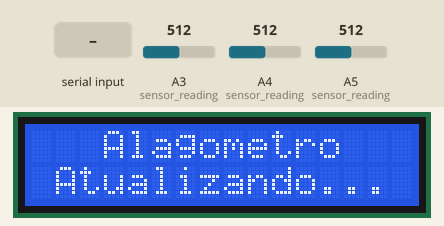
Bench run of a program on a simulated Arduino Uno, built with avr-gcc and run on an emulated ATmega328P. On the bench: 16×2 character LCD. The inputs (shaded band) are chosen by the test bench; at power-on: A3 (sensor_reading) = 512, A5 (sensor_reading) = 512, A4 (sensor_reading) = 512. The modem accepts every AT command (registered, SIM ready, sends succeed) and sends nothing else; what the program prints to the serial monitor is not drawn.

Above: at 6.3 s.
6.4 s: "CLOSED" received over the second serial link
At 7.34 s:
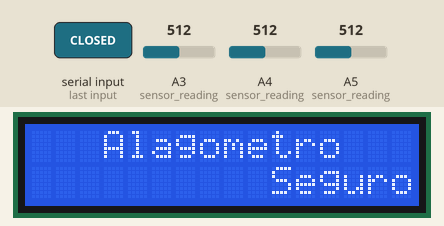
8.7 s: A3 (sensor_reading) set to 531
10.9 s: A3 (sensor_reading) set to 562
At 13.88 s:
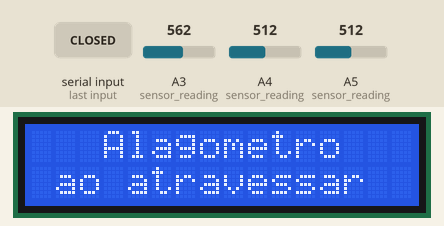
13.9 s: A5 (sensor_reading) set to 537
16.5 s: A5 (sensor_reading) set to 567
At 16.67 s:
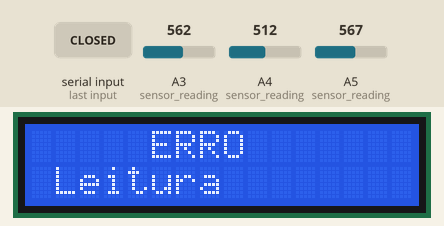
19.5 s: A4 (sensor_reading) set to 538
21.8 s: A4 (sensor_reading) set to 565
At 21.97 s:
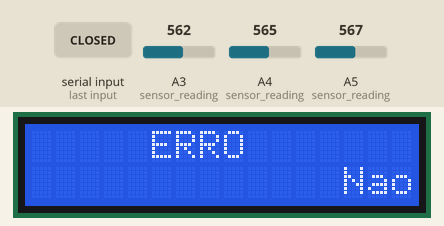
Timing chart, 0 to 24.8 s (numbered marks = the images above; inputs shaded):
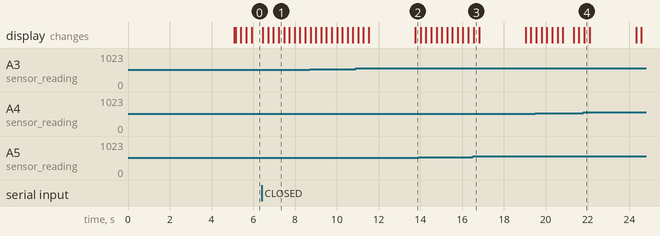

Measured:
- the behaviour switches between 549 and 550 on A3 (sensor_reading) (found by bisection; images 1 and 2)
- the behaviour switches between 549 and 550 on A5 (sensor_reading) (found by bisection; images 2 and 3)
- the behaviour switches between 549 and 550 on A4 (sensor_reading) (found by bisection; images 3 and 4)
- after the input at 10.9 s, the display: first changes after 0.12 s (image 2 shows a later state)
- after the input at 16.5 s, the display: changes after 0.05 s (image 3)
- after the input at 21.8 s, the display: changes at once (image 4)

The program:

main.cpp
```cpp
#include <Arduino.h>
#include <SoftwareSerial.h>
#include <LiquidCrystal.h>

#define RX 10
#define TX 11

SoftwareSerial SerialESP8266(10, 11);
LiquidCrystal lcd(2, 3, 4, 5, 6, 7);

// Wifi settings
String ssid = "SSID";
String password = "SENHA";
bool connection_error = false;

// Api Settings
String location = "0";
String server = "alagometro.herokuapp.com";
String secret = "SEGREDO";

// App settings
String level = "0";
int iterations = 0;
bool debug_mode = true;
int molhado = 550;
bool request_ok = false;
int loop_counter = 0;

// LCD Helpers
int Li          = 16;
int Lii         = 0;
int Ri          = -1;
int Rii         = -1;

void setup()
{
  Serial.begin(9600);
  SerialESP8266.begin(9600);
  lcd.begin(16, 2);

  lcd.print("Iniciando");
  initialize();
  connect();

  if(connection_error) {
    lcd.setCursor(0, 0);
    lcd.print("      ERRO      ");
    lcd.setCursor(0, 1);
    lcd.print("  Erro na Rede  ");
  } else {
    lcd.setCursor(0, 0);
    lcd.print("   Alagometro   ");
  }
}

void loop()
{
  if(connection_error) return;

  String sensorLevel = sensor_reading();
  int request_counter = 0;

  loop_counter++;

  if(loop_counter == 4) {
    loop_counter = 0;

    if(!request_ok && request_counter < 3) {
      request(sensorLevel);
      request_counter++;
    }

    // Updates the level in API if is different than the previous one
    if (sensorLevel != level)
    {
      Serial.println("");
      Serial.println("Identificando mudança de nível: de " + level + " para " + sensorLevel);
      iterations = 0;
      request_ok = false;
      request(sensorLevel);
      level = sensorLevel;

      if(request_ok) request_counter = 0;
    }
  }

  if(sensorLevel == "10") {
    lcd.setCursor(0, 0);
    lcd.print("     ERRO     ");
  }

  lcd.setCursor(0, 1);
  lcd.print(Scroll_LCD_Left(nivel_texto(sensorLevel)));

   // Updates each minute, used as keep-alive indicator
   if(iterations == 240) {
     iterations = 0;
     request(level);
   }

  iterations++;
  delay(250);
}

void initialize()
{
  pinMode(A3, INPUT);
  pinMode(A4, INPUT);
  pinMode(A5, INPUT);
}

String nivel_texto(String nivel){
    if(nivel == "0")
      return "Seguro atravessar";

    if(nivel == "1")
      return "Cuidado ao atravessar";

    if(nivel == "2")
      return "Perigo ao atravessar";

    if(nivel == "3")
      return "Nao atravesse!";

    if(nivel == "10")
      return "Inconsistência na Leitura";

    return nivel;
}

String sensor_reading()
{
  int s1 = analogRead(A3);
  int s2 = analogRead(A4);
  int s3 = analogRead(A5);

  if(debug_mode) {
    Serial.println(s1);
    Serial.println(s2);
    Serial.println(s3);
    Serial.println("---");
  }

  if (s3 >= molhado && s2 >= molhado && s1 >= molhado)
    return "3";

  if (s2 >= molhado && s1 >= molhado && s3 < molhado)
    return "2";

  if (s1 >= molhado && s2 < molhado && s3 < molhado)
    return "1";

  if(s1 < molhado && s2 < molhado && s3 < molhado)
    return "0";

  return "10";
}

String store_and_print(String body)
{
  while (SerialESP8266.available() > 0)
  {
    char c = SerialESP8266.read();
    body.concat(c);

    if (body.length() > 50)
      body = "";

    Serial.write(c);
  }

  return body;
}

void request(String reqLevel)
{
  String body = "";
  boolean request_end = false;

  lcd.setCursor(0, 0);
  lcd.print("   Alagometro   ");
  lcd.setCursor(0, 1);
  lcd.print(" Atualizando... ");

  SerialESP8266.println("AT+CIPSTART=\"TCP\",\"" + server + "\",80");

  // Opens connection to the server
  if (!SerialESP8266.find("OK"))
    return Serial.println("Unable to find the server....");

  // Request Header
  String httpRequest = "GET /update/" + secret + "/" + location + "/" + reqLevel;
  httpRequest = httpRequest + " HTTP/1.1\r\n";
  httpRequest = httpRequest + "Host: " + server + "\r\n\r\n";
  httpRequest = httpRequest + "Host: localhost\r\n\r\n";

  // Sends the request length
  SerialESP8266.print("AT+CIPSEND=");
  SerialESP8266.println(httpRequest.length());

  // waiting for ">" for sending HTTP request
  if (!SerialESP8266.find(">"))
    return;

  Serial.println("Sending HTTP request. . .");
  SerialESP8266.println(httpRequest);

  if (!SerialESP8266.find("SEND OK"))
    return Serial.println("error on HTTP request.....");

  Serial.println("HTTP request sent...:");

  long start_time = millis();

  while (request_end == false)
  {
    body = store_and_print(body);

    if(body.length() > 0)
      Serial.println(body);

    // terminate if "body" length is greater than 3500
    if (body.length() > 3500)
    {
      SerialESP8266.println("AT+CIPCLOSE");
      request_end = true;

      Serial.println("The request exceeded the maximum length...");
      if (SerialESP8266.find("OK"))
        Serial.println("Connection terminated...");
    }

    // Terminate if connection time exceeded the maximum
    if ((millis() - start_time) > 2000)
    {
      SerialESP8266.println("AT+CIPCLOSE");
      request_end = true;

      Serial.println("Connection time exceeded...");
      if (SerialESP8266.find("OK"))
        Serial.println("Connection terminated");
    }

    if (body.indexOf("CLOSED") > 0 || body.indexOf("200 OK") > 0 || body.indexOf("last_update") > 0)
    {
      Serial.println("String OK, connection terminated");
      request_end = true;
    }
  }
  request_ok = true;
}


void connect()
{
  Serial.println("================");
  Serial.println("Conexão ao Wifi:");
  Serial.println("================");

  lcd.setCursor(0, 1);
  Serial.println("Tentando conectar");
  lcd.write('.');
  delay(5000);
  SerialESP8266.setTimeout(5000);

  // checking the ESP8266 response
  SerialESP8266.println("AT");

  if (SerialESP8266.find("OK")) {
    Serial.println("AT OK");
    lcd.write('.');
  } else {
    Serial.println("Erro no ESP8266");
    lcd.write('x');
    connection_error = true;
    return;
  }

  // ESP8266 in STA mode.
  SerialESP8266.println("AT+CWMODE=1");

  if (SerialESP8266.find("OK"))
    Serial.println("ESP8266 on STATION mode...");

  // Connecting to wifi
  SerialESP8266.println("AT+CWJAP=\"" + ssid + "\",\"" + password + "\"");
  Serial.println("Conectando a " + ssid);
  SerialESP8266.setTimeout(10000); //waiting for connection

  if (SerialESP8266.find("OK")) {
    Serial.println("WIFI OK");
    lcd.write('.');
  } else {
    Serial.println("Não é possível conectar");
    lcd.write('x');
    connection_error = true;
    return;
  }

  SerialESP8266.setTimeout(2000);
  lcd.write('!');

  // Disable multiple connections
  SerialESP8266.println("AT+CIPMUX=0");
  if (SerialESP8266.find("OK"))
    Serial.println("Múltiplas conexões estão desabilitadas");
}

String Scroll_LCD_Left(String StrDisplay){
  String result;
  String StrProcess = "                " + StrDisplay + "                ";
  result = StrProcess.substring(Li,Lii);
  Li++;
  Lii++;
  if (Li>StrProcess.length()){
    Li=16;
    Lii=0;
  }
  return result;
}

void Clear_Scroll_LCD_Left(){
  Li=16;
  Lii=0;
}
```
